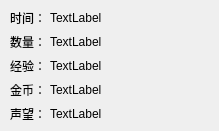
<?xml version="1.0" encoding="UTF-8"?>
<ui version="4.0">
 <class>fight_info</class>
 <widget class="QWidget" name="fight_info">
  <property name="geometry">
   <rect>
    <x>0</x>
    <y>0</y>
    <width>219</width>
    <height>131</height>
   </rect>
  </property>
  <property name="windowTitle">
   <string>fight_info</string>
  </property>
  <widget class="QLabel" name="label">
   <property name="geometry">
    <rect>
     <x>10</x>
     <y>8</y>
     <width>36</width>
     <height>20</height>
    </rect>
   </property>
   <property name="text">
    <string>时间：</string>
   </property>
  </widget>
  <widget class="QLabel" name="lbl_time">
   <property name="geometry">
    <rect>
     <x>50</x>
     <y>8</y>
     <width>161</width>
     <height>20</height>
    </rect>
   </property>
   <property name="text">
    <string>TextLabel</string>
   </property>
  </widget>
  <widget class="QLabel" name="lbl_exp">
   <property name="geometry">
    <rect>
     <x>50</x>
     <y>56</y>
     <width>161</width>
     <height>20</height>
    </rect>
   </property>
   <property name="text">
    <string>TextLabel</string>
   </property>
  </widget>
  <widget class="QLabel" name="label_4">
   <property name="geometry">
    <rect>
     <x>10</x>
     <y>56</y>
     <width>36</width>
     <height>20</height>
    </rect>
   </property>
   <property name="text">
    <string>经验：</string>
   </property>
  </widget>
  <widget class="QLabel" name="label_5">
   <property name="geometry">
    <rect>
     <x>10</x>
     <y>80</y>
     <width>36</width>
     <height>20</height>
    </rect>
   </property>
   <property name="text">
    <string>金币：</string>
   </property>
  </widget>
  <widget class="QLabel" name="label_6">
   <property name="geometry">
    <rect>
     <x>10</x>
     <y>104</y>
     <width>36</width>
     <height>20</height>
    </rect>
   </property>
   <property name="text">
    <string>声望：</string>
   </property>
  </widget>
  <widget class="QLabel" name="lbl_coin">
   <property name="geometry">
    <rect>
     <x>50</x>
     <y>80</y>
     <width>161</width>
     <height>20</height>
    </rect>
   </property>
   <property name="text">
    <string>TextLabel</string>
   </property>
  </widget>
  <widget class="QLabel" name="lbl_rep">
   <property name="geometry">
    <rect>
     <x>50</x>
     <y>104</y>
     <width>161</width>
     <height>20</height>
    </rect>
   </property>
   <property name="text">
    <string>TextLabel</string>
   </property>
  </widget>
  <widget class="QLabel" name="label_7">
   <property name="geometry">
    <rect>
     <x>10</x>
     <y>32</y>
     <width>36</width>
     <height>20</height>
    </rect>
   </property>
   <property name="text">
    <string>数量：</string>
   </property>
  </widget>
  <widget class="QLabel" name="lbl_count">
   <property name="geometry">
    <rect>
     <x>50</x>
     <y>32</y>
     <width>161</width>
     <height>20</height>
    </rect>
   </property>
   <property name="text">
    <string>TextLabel</string>
   </property>
  </widget>
 </widget>
 <layoutdefault spacing="6" margin="11"/>
 <resources/>
 <connections/>
</ui>
